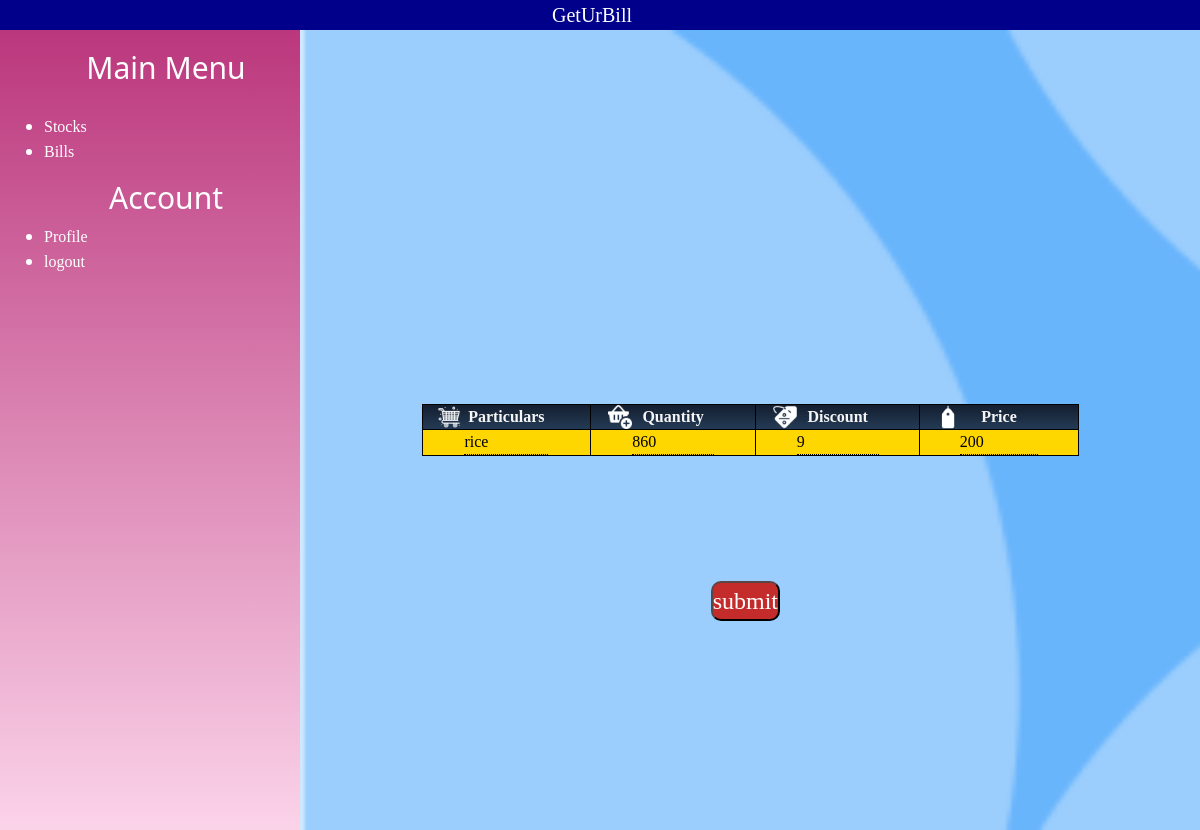
Page /edit/11 (signed in) on the committed database.
### GetUrBill/models.py (models this page shows, shortened)
class Items(models.Model):
    item_id=models.BigAutoField(primary_key=True)
    user=models.ForeignKey(Accounts,on_delete=CASCADE)
    item_name=models.CharField(max_length=100)
    quantity=models.IntegerField(default=0)
    selling_price=models.IntegerField(default=0)
    discount=models.IntegerField(default=0)

### GetUrBill/views.py (the view, shortened to what this page needs)
# urls.py: path("edit/<str:k>",views.edit,name="edit"),
@login_required
def edit(request,k):
    i=Items.objects.all().filter(item_id =int(k)).first()
    context={"item":i}
    if i:
        return render (request ,"edit.html",context)
    else:
        return redirect("/dashboard/")

### templates/edit.html (shortened to what this page needs)
{% extends "sidebar.html" %}
{% load static %}
{% block link %}
<link rel="stylesheet" href="{% static 'edit.css' %}">{% endblock link %}
    {% block body %}
    <div class="form">
    <form action="/edit/{{item.item_id}}" method="post">
        <table>
        <tr>
            <th>Particulars</th>
            <th>Quantity</th>
            <th>Discount</th>
            <th>Price</th>
          </tr>
        <tr>
        <td><input type="text" name="item_name" id="Particulars" value="{{item.item_name}}" required></td>
        <td><input type="number" name="quantity" id="quantity"  value="{{item.quantity}}"required></td>
        <td><input type="number" name="discount" id="discount"  value="{{item.discount}}"required></td>
        <td><input type="number" name="price" id="price"  value="{{item.selling_price}}" required></td>
        </tr>
    </table>
    <button>submit</button>
    </form>
</div>
</div>
    {% endblock body %}

### GetUrBill/static/sidebar.css (style rules this page uses)
* { margin: 0px; padding: 0px; }
body { width: 100%; }

### GetUrBill/static/edit.css (style rules this page uses)
.form { width: inherit; display: flex; align-items: center; justify-content: space-between; flex-wrap: wrap; flex-direction: column; color: black; }
.form input { width:50%; background-color: gold; }
.form td { font-family: 'Times New Roman'; background-color: gold; color: black; }
.form button { position: absolute; top: 70%; background-color: rgb(196, 44, 44); border-color: rgb(8, 6, 6); border: 5% auto; tab-size: 50%; font-size: x-large; font-family: Georgia, Times, 'Times New Roman', serif; border-radius: 10px; right: 35%; color: white; }
.form th:nth-child(1) { background: url('particulars.png'),linear-gradient(180deg,#141e30, #243b55); background-size: contain; background-position-x: 10%; image-resolution: 225px; object-fit: contain; background-repeat: no-repeat; }
.form th:nth-child(2) { background: url('quantity.png'),linear-gradient(180deg,#141e30, #243b55); background-size: contain; background-position-x: 12%; image-resolution: 225px; object-fit: contain; background-repeat: no-repeat; }
.form th:nth-child(3) { background: url('discount.png'),linear-gradient(180deg,#141e30, #243b55); background-size: contain; background-position-x: 12%; image-resolution: 225px; object-fit: contain; background-repeat: no-repeat; }
.form th:nth-child(4) { background: url('price.png'),linear-gradient(180deg,#141e30, #243b55); background-size: contain; background-position-x: 12%; justify-content: left; image-resolution: 225px; object-fit: contain; background-repeat: no-repeat; }

### GetUrBill/static/dashboard.css (style rules this page uses)
table { width: 100%; }
input { border:none; border-bottom: 1px dotted black; width: 210px; }
tr,td,th { border: 1px solid black; align-items: center; text-align: center; }
th { background-image: linear-gradient(180deg,#141e30, #243b55); font-family: 'Times New Roman'; color:whitesmoke; align-items: center; justify-content: center; }

### rows in the picture
Items: item_name "rice", quantity "860", discount "9", price "200"
